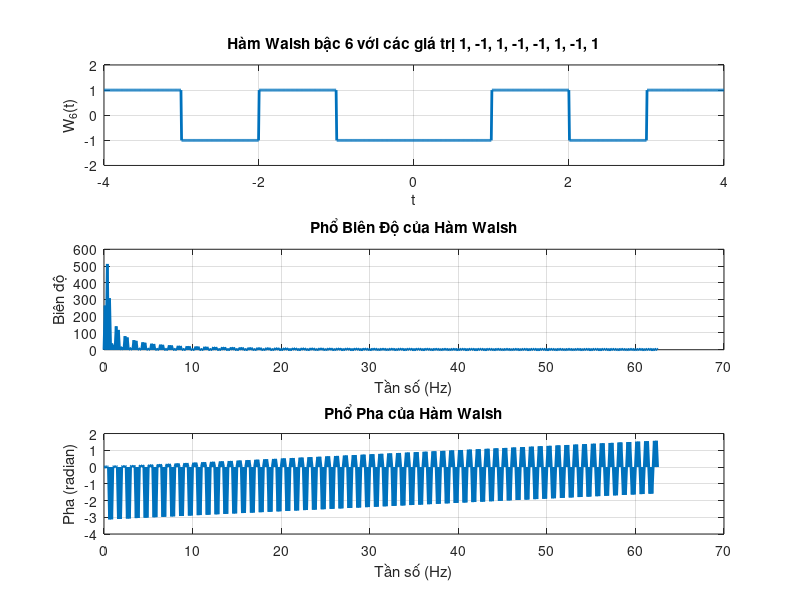

This chart was generated by the following MATLAB code:
% Định nghĩa miền thời gian từ -4 đến 4
t = linspace(-4, 4, 1000);  % Tạo một vector thời gian từ -4 đến 4, với 1000 điểm

% Hàm Walsh bậc 6 với các giá trị +1 và -1 phân bố đều trong khoảng thời gian từ -4 đến 4
W_6 = ones(size(t));   % Khởi tạo một vector chứa toàn bộ giá trị +1

% Thay đổi giá trị thành -1 theo các đoạn thời gian sao cho giá trị lần lượt là 1, -1, 1, -1, -1, 1, -1, 1
W_6(t >= -4 & t < -3) = 1;   % Thay đổi giá trị thành +1 trong khoảng từ -4 đến -3
W_6(t >= -3 & t < -2) = -1;  % Thay đổi giá trị thành -1 trong khoảng từ -3 đến -2
W_6(t >= -2 & t < -1) = 1;   % Thay đổi giá trị thành +1 trong khoảng từ -2 đến -1
W_6(t >= -1 & t < 0) = -1;   % Thay đổi giá trị thành -1 trong khoảng từ -1 đến 0
W_6(t >= 0 & t < 1) = -1;    % Thay đổi giá trị thành -1 trong khoảng từ 0 đến 1
W_6(t >= 1 & t < 2) = 1;     % Thay đổi giá trị thành +1 trong khoảng từ 1 đến 2
W_6(t >= 2 & t < 3) = -1;    % Thay đổi giá trị thành -1 trong khoảng từ 2 đến 3
W_6(t >= 3 & t < 4) = 1;     % Thay đổi giá trị thành +1 trong khoảng từ 3 đến 4

% Vẽ đồ thị của hàm Walsh
figure;
subplot(3,1,1);
plot(t, W_6, 'LineWidth', 2);
title('Hàm Walsh bậc 6 với các giá trị 1, -1, 1, -1, -1, 1, -1, 1');
xlabel('t');
ylabel('W_6(t)');
ylim([-2 2]);  % Đặt giới hạn trục tung từ -2 đến 2
grid on;

% Tính và vẽ phổ biên độ
N = length(t);  % Số lượng điểm
Fs = N / (t(end) - t(1));  % Tần số lấy mẫu
W_6_fft = fft(W_6);  % Phép biến đổi Fourier

% Tính phổ biên độ
W_6_magnitude = abs(W_6_fft);
f = Fs * (0:(N/2)) / N;  % Tạo trục tần số

% Lấy một nửa phổ (do phổ Fourier là đối xứng)
W_6_magnitude_half = W_6_magnitude(1:N/2+1);

subplot(3,1,2);
plot(f, W_6_magnitude_half, 'LineWidth', 2);
title('Phổ Biên Độ của Hàm Walsh');
xlabel('Tần số (Hz)');
ylabel('Biên độ');
grid on;

% Tính và vẽ phổ pha
W_6_phase = angle(W_6_fft);  % Phổ pha

% Lấy một nửa phổ pha
W_6_phase_half = W_6_phase(1:N/2+1);

subplot(3,1,3);
plot(f, W_6_phase_half, 'LineWidth', 2);
title('Phổ Pha của Hàm Walsh');
xlabel('Tần số (Hz)');
ylabel('Pha (radian)');
grid on;
